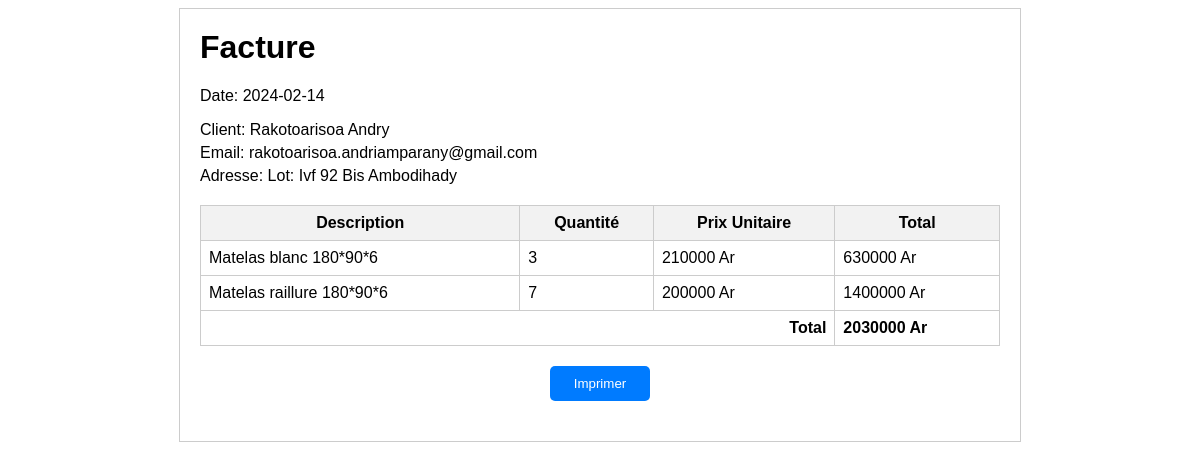
Page /detail_fact_cli.php?id=1 on the committed database.
### tables this page shows
CREATE TABLE `facture_client` (
  `id_fact_cli` int NOT NULL AUTO_INCREMENT,
  `id_client` int DEFAULT NULL,
  `date_facture_cli` date DEFAULT NULL,
  `montant_fact_cli` int DEFAULT NULL,
  `id_magasin` int DEFAULT NULL,
  PRIMARY KEY (`id_fact_cli`)
);

CREATE TABLE `clients` (
  `id_client` int NOT NULL AUTO_INCREMENT,
  `nom_client` varchar(255) DEFAULT NULL,
  `contact_client` varchar(20) DEFAULT NULL,
  `email_client` varchar(255) DEFAULT NULL,
  `adresse_client` varchar(255) DEFAULT NULL,
  PRIMARY KEY (`id_client`)
);

CREATE TABLE `ventes` (
  `id_vente` int NOT NULL AUTO_INCREMENT,
  `id_produit` int DEFAULT NULL,
  `id_client` int DEFAULT NULL,
  `id_magasin` int DEFAULT NULL,
  `quantite_vente` int DEFAULT NULL,
  `date_vente` date DEFAULT NULL,
  `type_vente` varchar(20) DEFAULT NULL,
  `cadeaux` int DEFAULT NULL,
  `id_fact_cli` int DEFAULT NULL,
  PRIMARY KEY (`id_vente`)
);

CREATE TABLE `produits` (
  `id_produit` int NOT NULL AUTO_INCREMENT,
  `nom_produit` varchar(255) DEFAULT NULL,
  `dimension` varchar(30) DEFAULT NULL,
  `couleur` varchar(50) DEFAULT NULL,
  `description` text,
  `prix_gros` int DEFAULT NULL,
  `prix_detail` int DEFAULT NULL,
  PRIMARY KEY (`id_produit`)
);

### detail_fact_cli.php (the view, shortened to what this page needs)
<?php
$bdd = new PDO('mysql:host=localhost;dbname=gestion_vente','root','');
$facts = $bdd->query('SELECT * FROM facture_client fc
JOIN clients c ON c.id_client=fc.id_client
JOIN ventes v ON v.id_fact_cli=fc.id_fact_cli JOIN produits p ON v.id_produit=p.id_produit
JOIN magasin m ON m.id_magasin=fc.id_magasin WHERE fc.id_fact_cli='.$_GET['id']);
$entetes = $bdd->query('SELECT * FROM facture_client fc
JOIN clients c ON c.id_client=fc.id_client
JOIN magasin m ON m.id_magasin=fc.id_magasin where fc.id_fact_cli='.$_GET['id']);
$entete = $entetes->fetch();
 ?>
<!DOCTYPE html>
<html lang="en">
<head>
</head>
<body>
    <div class="invoice-container">
        <div class="invoice-header">
            <h1>Facture</h1>
            <p>Date: <?php echo $entete['date_facture_cli']; ?></p>
        </div>
        <div class="invoice-details">
            <p>Client: <?php echo $entete['nom_client']; ?></p>
            <p>Email: <?php echo $entete['email_client']; ?></p>
            <p>Adresse: <?php echo $entete['adresse_client']; ?></p>
        </div>
        <table class="invoice-table">
            <thead>
                <tr>
                    <th>Description</th>
                    <th>Quantité</th>
                    <th>Prix Unitaire</th>
                    <th>Total</th>
                </tr>
            </thead>
            <tbody>
                <?php
                $ttls=0;
                while($fact = $facts->fetch()){
                    if($fact['quantite_vente']>=5){
                        $pu = $fact['prix_gros'];
                    }else{
                        $pu = $fact['prix_detail'];
                    }
                    $ttl = $pu*$fact['quantite_vente'];
                    echo '
                    <tr>
                        <td>'.$fact['nom_produit'].' '.$fact['dimension'].'</td>
                        <td>'.$fact['quantite_vente'].'</td>
                        <td>'.$pu.' Ar</td>
                        <td>'.$ttl.' Ar</td>
                     </tr>
                    ';
                    $ttls = $ttls + $ttl;
                }
                 ?>
            </tbody>
            <tfoot>
                <tr>
                    <td colspan="3" class="text-right">Total</td>
                    <td><?php echo $ttls ?> Ar</td>
                </tr>
            </tfoot>
        </table>
        <button class="btn-print" onclick="window.print()">Imprimer</button>
    </div>
</body>
</html>

### detail_fact_cli.php (style rules this page uses)
body { font-family: Arial, sans-serif; }
.invoice-container { max-width: 800px; margin: 0 auto; padding: 20px; border: 1px solid #ccc; }
.invoice-header h1 { margin-top: 0; }
.invoice-details p { margin: 5px 0; }
.invoice-table { width: 100%; border-collapse: collapse; margin-top: 20px; }
.invoice-table th, .invoice-table td { border: 1px solid #ccc; padding: 8px; }
.invoice-table th { background-color: #f2f2f2; }
.invoice-table tfoot td { font-weight: bold; }
.text-right { text-align: right; }
.btn-print { display: block; width: 100px; margin: 20px auto; padding: 10px; background-color: #007bff; color: #fff; border: none; border-radius: 5px; cursor: pointer; }

### rows in the picture
facture_client: date_facture_cli "2024-02-14", id_client.nom_client "Rakotoarisoa Andry", id_client.email_client "rakotoarisoa.andriamparany@gmail.com", id_client.adresse_client "Lot: Ivf 92 Bis Ambodihady"
ventes: id_produit.nom_produit "Matelas blanc", id_produit.dimension "180*90*6", quantite_vente "3", id_produit.prix_detail "210000", ttl "630000"
ventes: id_produit.nom_produit "Matelas raillure", id_produit.dimension "180*90*6", quantite_vente "7", id_produit.prix_gros "200000", ttl "1400000"

### other values in the picture
$ttls "2030000"
